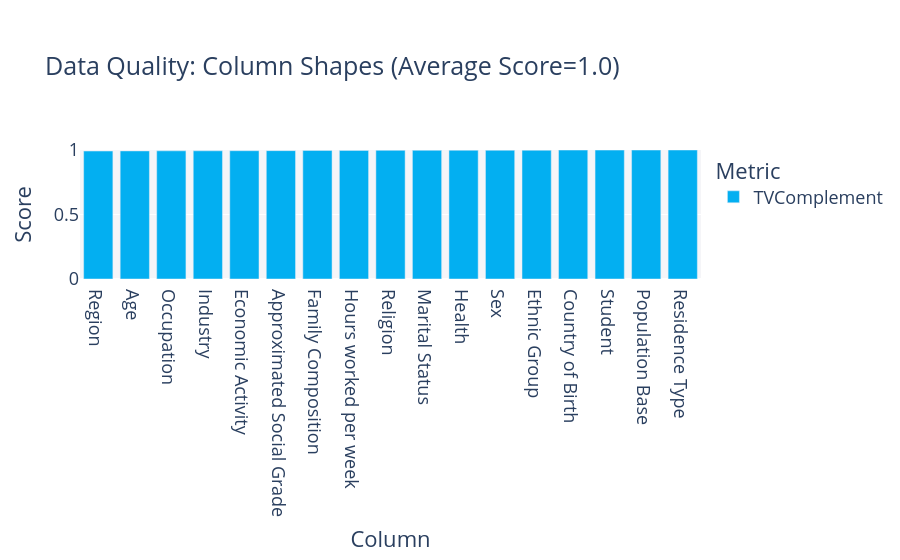

The notebook cell saved with this chart:
### Markdown cell above
## Statistical similarity evaluation

### Code cell
metadata = convert_metadata_to_sdm_format(full_ds.description.schema)
quality_report = QualityReport()
quality_report.generate(train_ds.data, synth_data.data, metadata)
fig = quality_report.get_visualization(property_name='Column Shapes')
fig.show()

results_exp['Column Pair Trends'] = quality_report.get_details('Column Pair Trends').mean()['Score']
results_exp['Column Shapes'] = quality_report.get_details('Column Shapes').mean()['Score']

### Figure 1 — Plotly figure (JSON) as saved in the notebook; plotly's stock layout.template omitted (floating-point values rounded to 4 significant figures)
{"data": [{"alignmentgroup": "True", "customdata": [["TVComplement"], ["TVComplement"], ["TVComplement"], ["TVComplement"], ["TVComplement"], ["TVComplement"], ["TVComplement"], ["TVComplement"], ["TVComplement"], ["TVComplement"], ["TVComplement"], ["TVComplement"], ["TVComplement"], ["TVComplement"], ["TVComplement"], ["TVComplement"], ["TVComplement"]], "hovertemplate": "<b>%{hovertext}</b><br><br>Metric=%{customdata[0]}<br>Score=%{y}<extra></extra>", "hovertext": ["Region", "Residence Type", "Family Composition", "Population Base", "Sex", "Age", "Marital Status", "Student", "Country of Birth", "Health", "Ethnic Group", "Religion", "Economic Activity", "Occupation", "Industry", "Hours worked per week", "Approximated Social Grade"], "legendgroup": "TVComplement", "marker": {"color": "#03AFF1", "pattern": {"shape": ""}}, "name": "TVComplement", "offsetgroup": "TVComplement", "orientation": "v", "showlegend": true, "textposition": "auto", "type": "bar", "x": ["Region", "Residence Type", "Family Composition", "Population Base", "Sex", "Age", "Marital Status", "Student", "Country of Birth", "Health", "Ethnic Group", "Religion", "Economic Activity", "Occupation", "Industry", "Hours worked per week", "Approximated Social Grade"], "xaxis": "x", "y": [0.9919, 0.9999, 0.9966, 0.9996, 0.998, 0.9928, 0.9976, 0.9994, 0.9993, 0.9979, 0.998, 0.9972, 0.9945, 0.9936, 0.9938, 0.997, 0.9951], "yaxis": "y"}], "layout": {"barmode": "relative", "font": {"size": 18}, "legend": {"title": {"text": "Metric"}, "tracegroupgap": 0}, "margin": {"t": 150}, "plot_bgcolor": "#F5F5F8", "title": {"text": "Data Quality: Column Shapes (Average Score=1.0)"}, "xaxis": {"anchor": "y", "categoryorder": "total ascending", "domain": [0, 1], "title": {"text": "Column"}}, "yaxis": {"anchor": "x", "domain": [0, 1], "range": [0, 1], "title": {"text": "Score"}}}}
